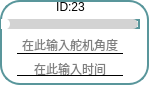
           <widget class="QFrame" name="frame_17">
            <property name="enabled">
             <bool>true</bool>
            </property>
            <property name="layoutDirection">
             <enum>Qt::LayoutDirection::RightToLeft</enum>
            </property>
            <property name="styleSheet">
             <string notr="true">* {
  background: white; /* 背景改为白色 */
  border: 2px solid #59969b; /* 使用与滑块一致的颜色 */
  border-radius: 20px;
}

</string>
            </property>
            <property name="frameShape">
             <enum>QFrame::Shape::StyledPanel</enum>
            </property>
            <property name="frameShadow">
             <enum>QFrame::Shadow::Raised</enum>
            </property>
            <widget class="QLineEdit" name="lineEdit_servo23">
             <property name="enabled">
              <bool>true</bool>
             </property>
             <property name="geometry">
              <rect>
               <x>17</x>
               <y>36</y>
               <width>106</width>
               <height>18</height>
              </rect>
             </property>
             <property name="maximumSize">
              <size>
               <width>120</width>
               <height>16777215</height>
              </size>
             </property>
             <property name="layoutDirection">
              <enum>Qt::LayoutDirection::LeftToRight</enum>
             </property>
             <property name="styleSheet">
              <string notr="true">QLineEdit {
            border-top: none;
            border-left: none;
            border-right: none;
            border-bottom: 1px solid black;
            background-color: transparent;
        }
        
        QLineEdit:focus {
            border-bottom: 1px solid #2a70f4;
        }</string>
             </property>
             <property name="alignment">
              <set>Qt::AlignmentFlag::AlignCenter</set>
             </property>
             <property name="placeholderText">
              <string>在此输入舵机角度</string>
             </property>
            </widget>
            <widget class="QLineEdit" name="lineEdit_time23">
             <property name="geometry">
              <rect>
               <x>17</x>
               <y>61</y>
               <width>106</width>
               <height>15</height>
              </rect>
             </property>
             <property name="maximumSize">
              <size>
               <width>120</width>
               <height>15</height>
              </size>
             </property>
             <property name="styleSheet">
              <string notr="true">QLineEdit {
            border-top: none;
            border-left: none;
            border-right: none;
            border-bottom: 1px solid black;
            background-color: transparent;
        }
        
        QLineEdit:focus {
            border-bottom: 1px solid #2a70f4;
        }</string>
             </property>
             <property name="alignment">
              <set>Qt::AlignmentFlag::AlignCenter</set>
             </property>
             <property name="dragEnabled">
              <bool>false</bool>
             </property>
             <property name="placeholderText">
              <string>在此输入时间</string>
             </property>
            </widget>
            <widget class="QSlider" name="Slider_Servo23">
             <property name="geometry">
              <rect>
               <x>1</x>
               <y>19</y>
               <width>139</width>
               <height>10</height>
              </rect>
             </property>
             <property name="maximumSize">
              <size>
               <width>16777215</width>
               <height>10</height>
              </size>
             </property>
             <property name="layoutDirection">
              <enum>Qt::LayoutDirection::LeftToRight</enum>
             </property>
             <property name="styleSheet">
              <string notr="true">QSlider::groove:horizontal {
    border: none;
    height: 10px;
    background-color: lightgray;
    border-radius: 5px;
}

QSlider::handle:horizontal {
    width: 12px; /* 增大滑块的宽度 */
    margin: -1px 0px -1px -5px;
    border-radius: 6px; /* 也可以调整圆角半径以匹配滑块的大小 */
    background-color: white;
}

QSlider::sub-page:horizontal {
    background-color: qlineargradient(x1:0, y1:0, x2:1, y2:1, stop:0 #59969b, stop:1 #04e7fa);
    border-radius: 5px;
}
</string>
             </property>
             <property name="minimum">
              <number>0</number>
             </property>
             <property name="maximum">
              <number>240</number>
             </property>
             <property name="orientation">
              <enum>Qt::Orientation::Horizontal</enum>
             </property>
             <property name="invertedAppearance">
              <bool>false</bool>
             </property>
             <property name="tickPosition">
              <enum>QSlider::TickPosition::NoTicks</enum>
             </property>
             <property name="tickInterval">
              <number>1</number>
             </property>
            </widget>
            <widget class="QLabel" name="label_id23">
             <property name="geometry">
              <rect>
               <x>1</x>
               <y>2</y>
               <width>139</width>
               <height>10</height>
              </rect>
             </property>
             <property name="minimumSize">
              <size>
               <width>0</width>
               <height>10</height>
              </size>
             </property>
             <property name="maximumSize">
              <size>
               <width>16777215</width>
               <height>10</height>
              </size>
             </property>
             <property name="styleSheet">
              <string notr="true">QLabel{border: none; /* 去掉控件的边框 */}
QLabel{background: none; /* 去掉控件的边框 */}</string>
             </property>
             <property name="text">
              <string>ID:23</string>
             </property>
             <property name="alignment">
              <set>Qt::AlignmentFlag::AlignCenter</set>
             </property>
            </widget>
           </widget>
